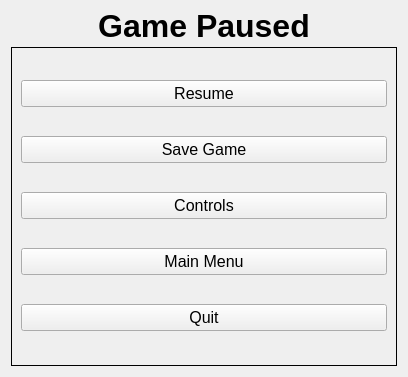
<?xml version="1.0" encoding="UTF-8"?>
<ui version="4.0">
 <class>Form</class>
 <widget class="QWidget" name="Form">
  <property name="geometry">
   <rect>
    <x>0</x>
    <y>0</y>
    <width>408</width>
    <height>377</height>
   </rect>
  </property>
  <property name="windowTitle">
   <string>Form</string>
  </property>
  <layout class="QGridLayout" name="gridLayout">
   <item row="1" column="0">
    <widget class="QFrame" name="frame">
     <property name="frameShape">
      <enum>QFrame::Box</enum>
     </property>
     <property name="frameShadow">
      <enum>QFrame::Plain</enum>
     </property>
     <layout class="QVBoxLayout" name="verticalLayout">
      <item>
       <widget class="QPushButton" name="resume_button">
        <property name="font">
         <font>
          <pointsize>12</pointsize>
         </font>
        </property>
        <property name="text">
         <string>Resume</string>
        </property>
       </widget>
      </item>
      <item>
       <widget class="QPushButton" name="save_game_button">
        <property name="font">
         <font>
          <pointsize>12</pointsize>
         </font>
        </property>
        <property name="text">
         <string>Save Game</string>
        </property>
       </widget>
      </item>
      <item>
       <widget class="QPushButton" name="controls_button">
        <property name="font">
         <font>
          <pointsize>12</pointsize>
         </font>
        </property>
        <property name="text">
         <string>Controls</string>
        </property>
       </widget>
      </item>
      <item>
       <widget class="QPushButton" name="return_to_menu_button">
        <property name="font">
         <font>
          <pointsize>12</pointsize>
         </font>
        </property>
        <property name="text">
         <string>Main Menu</string>
        </property>
       </widget>
      </item>
      <item>
       <widget class="QPushButton" name="quit_button">
        <property name="font">
         <font>
          <pointsize>12</pointsize>
         </font>
        </property>
        <property name="text">
         <string>Quit</string>
        </property>
       </widget>
      </item>
     </layout>
    </widget>
   </item>
   <item row="0" column="0">
    <widget class="QLabel" name="label">
     <property name="maximumSize">
      <size>
       <width>16777215</width>
       <height>30</height>
      </size>
     </property>
     <property name="font">
      <font>
       <pointsize>24</pointsize>
       <weight>75</weight>
       <bold>true</bold>
      </font>
     </property>
     <property name="text">
      <string>Game Paused</string>
     </property>
     <property name="alignment">
      <set>Qt::AlignCenter</set>
     </property>
    </widget>
   </item>
  </layout>
 </widget>
 <resources/>
 <connections/>
</ui>
